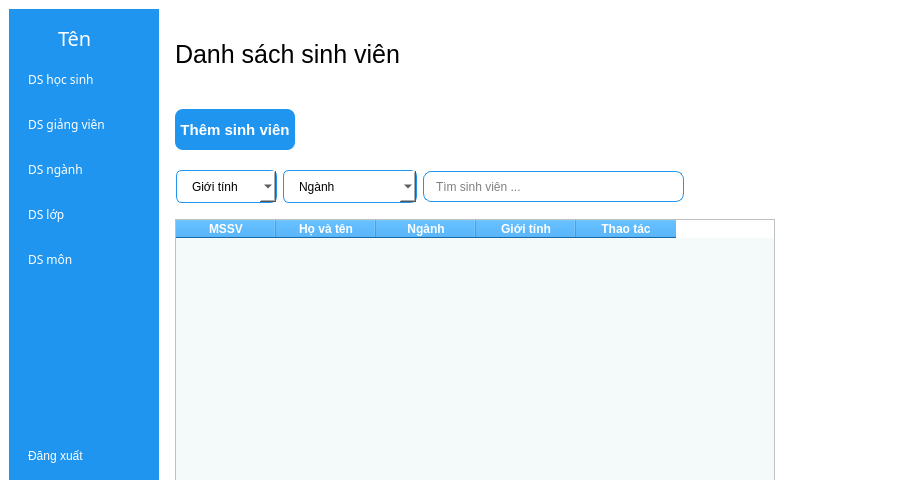
<?xml version="1.0" encoding="UTF-8"?>
<ui version="4.0">
 <class>MainWindow</class>
 <widget class="QMainWindow" name="MainWindow">
  <property name="geometry">
   <rect>
    <x>0</x>
    <y>0</y>
    <width>916</width>
    <height>489</height>
   </rect>
  </property>
  <property name="font">
   <font>
    <family>Poppins</family>
   </font>
  </property>
  <property name="windowTitle">
   <string>MainWindow</string>
  </property>
  <property name="styleSheet">
   <string notr="true">background-color: #fff;</string>
  </property>
  <widget class="QWidget" name="centralwidget">
   <layout class="QGridLayout" name="gridLayout">
    <item row="0" column="0">
     <widget class="QWidget" name="nav_bar_widget" native="true">
      <property name="minimumSize">
       <size>
        <width>150</width>
        <height>0</height>
       </size>
      </property>
      <property name="font">
       <font>
        <family>Poppins</family>
       </font>
      </property>
      <property name="styleSheet">
       <string notr="true">QWidget {
	background-color: rgb(31, 149, 239);
	color: white;
}

QPushButton {
	color: white;
	text-align: left;
	height: 30px;
	border:none;
	padding-left: 10px;
	border-top-left-radius: 10px;
	border-bottom-left-radius: 10px;
}

QPushButton:checked {
	background-color: #F5FAFE;
	color:  #1F95EF;
	font-weight: bold;
}</string>
      </property>
      <layout class="QVBoxLayout" name="verticalLayout_2">
       <item>
        <layout class="QHBoxLayout" name="horizontalLayout">
         <property name="spacing">
          <number>0</number>
         </property>
         <item>
          <widget class="QLabel" name="label_2">
           <property name="minimumSize">
            <size>
             <width>40</width>
             <height>40</height>
            </size>
           </property>
           <property name="maximumSize">
            <size>
             <width>40</width>
             <height>40</height>
            </size>
           </property>
           <property name="text">
            <string/>
           </property>
           <property name="pixmap">
            <pixmap>:/newPrefix/default_ava.png</pixmap>
           </property>
           <property name="scaledContents">
            <bool>true</bool>
           </property>
          </widget>
         </item>
         <item>
          <widget class="QLabel" name="label">
           <property name="font">
            <font>
             <family>Poppins</family>
             <pointsize>15</pointsize>
            </font>
           </property>
           <property name="text">
            <string>Tên</string>
           </property>
          </widget>
         </item>
        </layout>
       </item>
       <item>
        <layout class="QVBoxLayout" name="verticalLayout">
         <property name="spacing">
          <number>15</number>
         </property>
         <item>
          <widget class="QPushButton" name="studentListBtn">
           <property name="font">
            <font>
             <family>Poppins</family>
            </font>
           </property>
           <property name="text">
            <string>DS học sinh</string>
           </property>
           <property name="checkable">
            <bool>true</bool>
           </property>
           <property name="autoExclusive">
            <bool>true</bool>
           </property>
          </widget>
         </item>
         <item>
          <widget class="QPushButton" name="lecturerListBtn">
           <property name="font">
            <font>
             <family>Poppins</family>
            </font>
           </property>
           <property name="text">
            <string>DS giảng viên</string>
           </property>
           <property name="checkable">
            <bool>true</bool>
           </property>
           <property name="autoExclusive">
            <bool>true</bool>
           </property>
          </widget>
         </item>
         <item>
          <widget class="QPushButton" name="majorListBtn">
           <property name="font">
            <font>
             <family>Poppins</family>
            </font>
           </property>
           <property name="text">
            <string>DS ngành</string>
           </property>
           <property name="checkable">
            <bool>true</bool>
           </property>
           <property name="autoExclusive">
            <bool>true</bool>
           </property>
          </widget>
         </item>
         <item>
          <widget class="QPushButton" name="classListBtn">
           <property name="font">
            <font>
             <family>Poppins</family>
            </font>
           </property>
           <property name="text">
            <string>DS lớp</string>
           </property>
           <property name="checkable">
            <bool>true</bool>
           </property>
           <property name="autoExclusive">
            <bool>true</bool>
           </property>
          </widget>
         </item>
         <item>
          <widget class="QPushButton" name="courseListBtn">
           <property name="font">
            <font>
             <family>Poppins</family>
            </font>
           </property>
           <property name="text">
            <string>DS môn</string>
           </property>
           <property name="checkable">
            <bool>true</bool>
           </property>
           <property name="autoRepeat">
            <bool>false</bool>
           </property>
           <property name="autoExclusive">
            <bool>true</bool>
           </property>
          </widget>
         </item>
        </layout>
       </item>
       <item>
        <spacer name="verticalSpacer">
         <property name="orientation">
          <enum>Qt::Vertical</enum>
         </property>
         <property name="sizeHint" stdset="0">
          <size>
           <width>20</width>
           <height>337</height>
          </size>
         </property>
        </spacer>
       </item>
       <item>
        <widget class="QPushButton" name="signoutBtn">
         <property name="text">
          <string>Đăng xuất</string>
         </property>
        </widget>
       </item>
      </layout>
     </widget>
    </item>
    <item row="0" column="1">
     <widget class="QWidget" name="widget_2" native="true">
      <layout class="QVBoxLayout" name="verticalLayout_3">
       <property name="leftMargin">
        <number>0</number>
       </property>
       <property name="topMargin">
        <number>0</number>
       </property>
       <property name="rightMargin">
        <number>0</number>
       </property>
       <property name="bottomMargin">
        <number>0</number>
       </property>
       <item>
        <widget class="QStackedWidget" name="stackedWidget">
         <property name="font">
          <font>
           <family>Poppins</family>
          </font>
         </property>
         <widget class="QWidget" name="studentListPage">
          <widget class="QLabel" name="label_3">
           <property name="geometry">
            <rect>
             <x>10</x>
             <y>10</y>
             <width>231</width>
             <height>71</height>
            </rect>
           </property>
           <property name="font">
            <font>
             <pointsize>19</pointsize>
            </font>
           </property>
           <property name="text">
            <string>Danh sách sinh viên</string>
           </property>
          </widget>
          <widget class="QPushButton" name="addBtn">
           <property name="geometry">
            <rect>
             <x>10</x>
             <y>100</y>
             <width>120</width>
             <height>41</height>
            </rect>
           </property>
           <property name="minimumSize">
            <size>
             <width>120</width>
             <height>41</height>
            </size>
           </property>
           <property name="styleSheet">
            <string notr="true">QPushButton {
	background-color: rgb(31, 149, 239);
	color: white;
	border: none;
	border-radius: 8px;
	font-weight: bold;
	font-size: 15px;
}</string>
           </property>
           <property name="text">
            <string>Thêm sinh viên</string>
           </property>
          </widget>
          <widget class="QTableWidget" name="tableWidget">
           <property name="geometry">
            <rect>
             <x>10</x>
             <y>210</y>
             <width>600</width>
             <height>371</height>
            </rect>
           </property>
           <property name="styleSheet">
            <string notr="true">QHeaderView::section {
	font-weight: bold;
	background-color: rgb(31, 149, 239);
	color: white
}

QTableWidget {
	alternate-background-color: #BOEDF8;
	background-color: #F4F9FA;
}</string>
           </property>
           <column>
            <property name="text">
             <string>MSSV</string>
            </property>
           </column>
           <column>
            <property name="text">
             <string>Họ và tên</string>
            </property>
           </column>
           <column>
            <property name="text">
             <string>Ngành</string>
            </property>
           </column>
           <column>
            <property name="text">
             <string>Giới tính</string>
            </property>
           </column>
           <column>
            <property name="text">
             <string>Thao tác</string>
            </property>
           </column>
          </widget>
          <widget class="QWidget" name="layoutWidget">
           <property name="geometry">
            <rect>
             <x>11</x>
             <y>160</y>
             <width>508</width>
             <height>35</height>
            </rect>
           </property>
           <layout class="QHBoxLayout" name="horizontalLayout_2">
            <item>
             <widget class="QComboBox" name="gender_comboBox">
              <property name="minimumSize">
               <size>
                <width>101</width>
                <height>0</height>
               </size>
              </property>
              <property name="styleSheet">
               <string notr="true">QComboBox {
	border: 1px solid rgb(31, 149, 239);
	border-radius: 6px;
	padding-left: 15px;
	height: 31px;
}</string>
              </property>
              <item>
               <property name="text">
                <string>Giới tính</string>
               </property>
              </item>
              <item>
               <property name="text">
                <string>Nam</string>
               </property>
              </item>
              <item>
               <property name="text">
                <string>Nữ</string>
               </property>
              </item>
             </widget>
            </item>
            <item>
             <widget class="QComboBox" name="major_comboBox">
              <property name="minimumSize">
               <size>
                <width>132</width>
                <height>0</height>
               </size>
              </property>
              <property name="styleSheet">
               <string notr="true">QComboBox {
	border: 1px solid rgb(31, 149, 239);
	border-radius: 6px;
	padding-left: 15px;
	height: 31px;
}</string>
              </property>
              <item>
               <property name="text">
                <string>Ngành</string>
               </property>
              </item>
              <item>
               <property name="text">
                <string>Công nghệ thông tin</string>
               </property>
              </item>
              <item>
               <property name="text">
                <string>Hệ thống thông tin</string>
               </property>
              </item>
              <item>
               <property name="text">
                <string>Khoa học máy tính</string>
               </property>
              </item>
             </widget>
            </item>
            <item>
             <widget class="QLineEdit" name="searchBarEdit">
              <property name="minimumSize">
               <size>
                <width>261</width>
                <height>31</height>
               </size>
              </property>
              <property name="styleSheet">
               <string notr="true">QLineEdit {
	padding-left: 10px;
	border-radius: 8px;
	border: 1px solid rgb(31, 149, 239);
}</string>
              </property>
              <property name="placeholderText">
               <string>Tìm sinh viên ...</string>
              </property>
             </widget>
            </item>
           </layout>
          </widget>
         </widget>
         <widget class="QWidget" name="lecturerListPage">
          <widget class="QLabel" name="label_4">
           <property name="geometry">
            <rect>
             <x>10</x>
             <y>10</y>
             <width>251</width>
             <height>71</height>
            </rect>
           </property>
           <property name="font">
            <font>
             <pointsize>19</pointsize>
            </font>
           </property>
           <property name="text">
            <string>Danh sách giảng viên</string>
           </property>
          </widget>
          <widget class="QPushButton" name="addLecturerBtn">
           <property name="geometry">
            <rect>
             <x>10</x>
             <y>100</y>
             <width>131</width>
             <height>41</height>
            </rect>
           </property>
           <property name="minimumSize">
            <size>
             <width>120</width>
             <height>41</height>
            </size>
           </property>
           <property name="styleSheet">
            <string notr="true">QPushButton {
	background-color: rgb(31, 149, 239);
	color: white;
	border: none;
	border-radius: 8px;
	font-weight: bold;
	font-size: 15px;
}</string>
           </property>
           <property name="text">
            <string>Thêm giảng viên</string>
           </property>
          </widget>
          <widget class="QTableWidget" name="lecturerTableWidget">
           <property name="geometry">
            <rect>
             <x>10</x>
             <y>210</y>
             <width>600</width>
             <height>371</height>
            </rect>
           </property>
           <property name="styleSheet">
            <string notr="true">QHeaderView::section {
	font-weight: bold;
	background-color: rgb(31, 149, 239);
	color: white
}

QTableWidget {
	alternate-background-color: #BOEDF8;
	background-color: #F4F9FA;
}</string>
           </property>
           <column>
            <property name="text">
             <string>MSGV</string>
            </property>
           </column>
           <column>
            <property name="text">
             <string>Họ và tên</string>
            </property>
           </column>
           <column>
            <property name="text">
             <string>Ngành</string>
            </property>
           </column>
           <column>
            <property name="text">
             <string>Giới tính</string>
            </property>
           </column>
           <column>
            <property name="text">
             <string>Thao tác</string>
            </property>
           </column>
          </widget>
          <widget class="QWidget" name="layoutWidget">
           <property name="geometry">
            <rect>
             <x>10</x>
             <y>160</y>
             <width>508</width>
             <height>35</height>
            </rect>
           </property>
           <layout class="QHBoxLayout" name="horizontalLayout_3">
            <item>
             <widget class="QComboBox" name="lecturerGender_comboBox">
              <property name="minimumSize">
               <size>
                <width>101</width>
                <height>0</height>
               </size>
              </property>
              <property name="styleSheet">
               <string notr="true">QComboBox {
	border: 1px solid rgb(31, 149, 239);
	border-radius: 6px;
	padding-left: 15px;
	height: 31px;
}</string>
              </property>
              <item>
               <property name="text">
                <string>Giới tính</string>
               </property>
              </item>
              <item>
               <property name="text">
                <string>Nam</string>
               </property>
              </item>
              <item>
               <property name="text">
                <string>Nữ</string>
               </property>
              </item>
             </widget>
            </item>
            <item>
             <widget class="QComboBox" name="lectorerMajor_comboBox">
              <property name="minimumSize">
               <size>
                <width>132</width>
                <height>0</height>
               </size>
              </property>
              <property name="styleSheet">
               <string notr="true">QComboBox {
	border: 1px solid rgb(31, 149, 239);
	border-radius: 6px;
	padding-left: 15px;
	height: 31px;
}</string>
              </property>
              <item>
               <property name="text">
                <string>Ngành</string>
               </property>
              </item>
              <item>
               <property name="text">
                <string>Công nghệ thông tin</string>
               </property>
              </item>
              <item>
               <property name="text">
                <string>Hệ thống thông tin</string>
               </property>
              </item>
              <item>
               <property name="text">
                <string>Khoa học máy tính</string>
               </property>
              </item>
             </widget>
            </item>
            <item>
             <widget class="QLineEdit" name="lecturerSearchBarEdit">
              <property name="minimumSize">
               <size>
                <width>261</width>
                <height>31</height>
               </size>
              </property>
              <property name="styleSheet">
               <string notr="true">QLineEdit {
	padding-left: 10px;
	border-radius: 8px;
	border: 1px solid rgb(31, 149, 239);
}</string>
              </property>
              <property name="placeholderText">
               <string>Tìm giảng viên ...</string>
              </property>
             </widget>
            </item>
           </layout>
          </widget>
         </widget>
         <widget class="QWidget" name="majorListPage">
          <widget class="QLabel" name="label_8">
           <property name="geometry">
            <rect>
             <x>10</x>
             <y>10</y>
             <width>251</width>
             <height>71</height>
            </rect>
           </property>
           <property name="font">
            <font>
             <pointsize>19</pointsize>
            </font>
           </property>
           <property name="text">
            <string>Danh sách ngành</string>
           </property>
          </widget>
          <widget class="QPushButton" name="addMajorBtn">
           <property name="geometry">
            <rect>
             <x>10</x>
             <y>100</y>
             <width>120</width>
             <height>41</height>
            </rect>
           </property>
           <property name="minimumSize">
            <size>
             <width>120</width>
             <height>41</height>
            </size>
           </property>
           <property name="styleSheet">
            <string notr="true">QPushButton {
	background-color: rgb(31, 149, 239);
	color: white;
	border: none;
	border-radius: 8px;
	font-weight: bold;
	font-size: 15px;
}</string>
           </property>
           <property name="text">
            <string>Thêm ngành</string>
           </property>
          </widget>
          <widget class="QTableWidget" name="majorTableWidget">
           <property name="geometry">
            <rect>
             <x>10</x>
             <y>210</y>
             <width>501</width>
             <height>371</height>
            </rect>
           </property>
           <property name="styleSheet">
            <string notr="true">QHeaderView::section {
	font-weight: bold;
	background-color: rgb(31, 149, 239);
	color: white
}

QTableWidget {
	alternate-background-color: #BOEDF8;
	background-color: #F4F9FA;
}</string>
           </property>
           <column>
            <property name="text">
             <string>Mã ngành</string>
            </property>
           </column>
           <column>
            <property name="text">
             <string>Tên ngành</string>
            </property>
           </column>
           <column>
            <property name="text">
             <string>Số sinh viên</string>
            </property>
           </column>
           <column>
            <property name="text">
             <string>Số giảng viên</string>
            </property>
           </column>
           <column>
            <property name="text">
             <string>Thao tác</string>
            </property>
           </column>
          </widget>
          <widget class="QLineEdit" name="majorSearchBarEdit">
           <property name="geometry">
            <rect>
             <x>10</x>
             <y>160</y>
             <width>261</width>
             <height>31</height>
            </rect>
           </property>
           <property name="minimumSize">
            <size>
             <width>261</width>
             <height>31</height>
            </size>
           </property>
           <property name="styleSheet">
            <string notr="true">QLineEdit {
	padding-left: 10px;
	border-radius: 8px;
	border: 1px solid rgb(31, 149, 239);
}</string>
           </property>
           <property name="placeholderText">
            <string>Tìm ngành ...</string>
           </property>
          </widget>
         </widget>
         <widget class="QWidget" name="classListPage">
          <widget class="QLabel" name="label_6">
           <property name="geometry">
            <rect>
             <x>316</x>
             <y>240</y>
             <width>71</width>
             <height>31</height>
            </rect>
           </property>
           <property name="text">
            <string>class list</string>
           </property>
          </widget>
         </widget>
         <widget class="QWidget" name="courseListPage">
          <widget class="QLabel" name="label_9">
           <property name="geometry">
            <rect>
             <x>10</x>
             <y>10</y>
             <width>251</width>
             <height>71</height>
            </rect>
           </property>
           <property name="font">
            <font>
             <pointsize>19</pointsize>
            </font>
           </property>
           <property name="text">
            <string>Danh sách môn học</string>
           </property>
          </widget>
          <widget class="QPushButton" name="addCourseBtn">
           <property name="geometry">
            <rect>
             <x>10</x>
             <y>100</y>
             <width>131</width>
             <height>41</height>
            </rect>
           </property>
           <property name="minimumSize">
            <size>
             <width>120</width>
             <height>41</height>
            </size>
           </property>
           <property name="styleSheet">
            <string notr="true">QPushButton {
	background-color: rgb(31, 149, 239);
	color: white;
	border: none;
	border-radius: 8px;
	font-weight: bold;
	font-size: 15px;
}</string>
           </property>
           <property name="text">
            <string>Thêm môn học</string>
           </property>
          </widget>
          <widget class="QTableWidget" name="courseTableWidget">
           <property name="geometry">
            <rect>
             <x>10</x>
             <y>210</y>
             <width>501</width>
             <height>371</height>
            </rect>
           </property>
           <property name="styleSheet">
            <string notr="true">QHeaderView::section {
	font-weight: bold;
	background-color: rgb(31, 149, 239);
	color: white
}

QTableWidget {
	alternate-background-color: #BOEDF8;
	background-color: #F4F9FA;
}</string>
           </property>
           <column>
            <property name="text">
             <string>Mã môn học</string>
            </property>
           </column>
           <column>
            <property name="text">
             <string>Tên môn học</string>
            </property>
           </column>
           <column>
            <property name="text">
             <string>Tín chỉ</string>
            </property>
           </column>
           <column>
            <property name="text">
             <string>Ngành</string>
            </property>
           </column>
           <column>
            <property name="text">
             <string>Thao tác</string>
            </property>
           </column>
          </widget>
          <widget class="QLineEdit" name="courseSearchBarEdit">
           <property name="geometry">
            <rect>
             <x>10</x>
             <y>160</y>
             <width>261</width>
             <height>31</height>
            </rect>
           </property>
           <property name="minimumSize">
            <size>
             <width>261</width>
             <height>31</height>
            </size>
           </property>
           <property name="styleSheet">
            <string notr="true">QLineEdit {
	padding-left: 10px;
	border-radius: 8px;
	border: 1px solid rgb(31, 149, 239);
}</string>
           </property>
           <property name="placeholderText">
            <string>Tìm môn học ...</string>
           </property>
          </widget>
         </widget>
        </widget>
       </item>
      </layout>
     </widget>
    </item>
   </layout>
  </widget>
 </widget>
 <resources>
  <include location="../asserts/ava.qrc"/>
 </resources>
 <connections>
  <connection>
   <sender>signoutBtn</sender>
   <signal>clicked()</signal>
   <receiver>MainWindow</receiver>
   <slot>close()</slot>
   <hints>
    <hint type="sourcelabel">
     <x>57</x>
     <y>568</y>
    </hint>
    <hint type="destinationlabel">
     <x>49</x>
     <y>641</y>
    </hint>
   </hints>
  </connection>
 </connections>
</ui>
